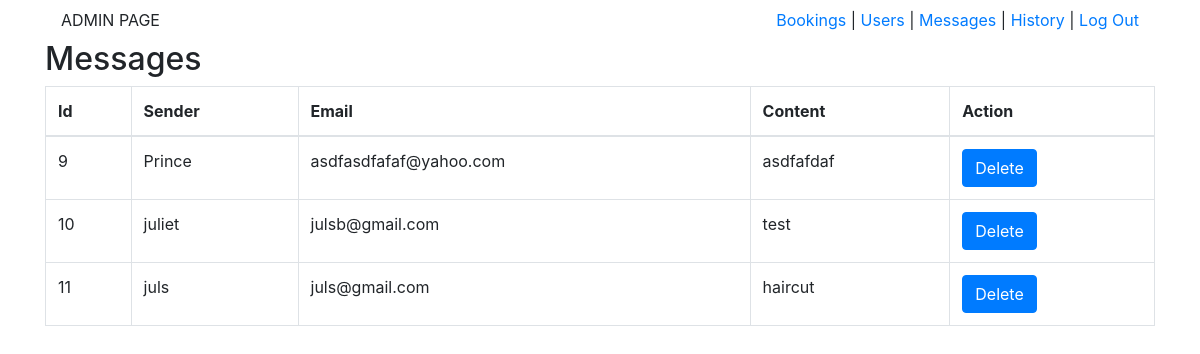
The page /admin/messages.php on the database as committed earlier.
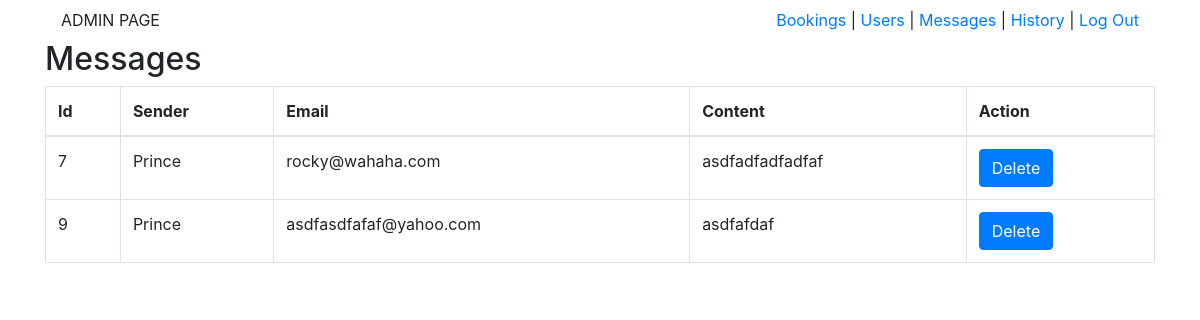
The same page on the database as committed later.
### tables this page shows
CREATE TABLE `tbl_messages` (
  `mess_id` int NOT NULL,
  `mess_sender` varchar(20) NOT NULL,
  `mess_email` varchar(30) NOT NULL,
  `mess_content` longblob NOT NULL
);

### admin/messages.php (the view, shortened to what this page needs)
<?php
include "connection.php";
?>
<!DOCTYPE html>
<html lang="en">
<head>
    <link href="https://stackpath.bootstrapcdn.com/bootstrap/4.5.2/css/bootstrap.min.css" rel="stylesheet">
</head>
<body>
    <div class="container">
        <nav class="navbar">
            <div class="nav-item">ADMIN PAGE</div>
            <div class="nav-item"><a href  ="adminpage.php">Bookings</a> | <a href="users.php">Users</a> | <a href="messages.php">Messages</a> | <a href="history.php">History</a> | <a href="logout.php">Log Out</a></div>
        </nav>
        <div class="h2">
            Messages
        </div>
        <div>
            <?php
                $selectAllMessages = "SELECT * FROM tbl_messages ORDER BY mess_id";
                $query = mysqli_query($conn, $selectAllMessages);
                if ($query) {
                    echo '<table class="table table-bordered" id="bookingTable">
                            <thead>
                                <tr>
                                    <th>Id</th>
                                    <th>Sender</th>
                                    <th>Email</th>
                                    <th>Content</th>
                                    <th>Action</th>
                                </tr>
                            </thead>
                            <tbody>';
                    while ($row = mysqli_fetch_array($query)) {
                        echo '<tr>';
                        echo '<td>' . $row["mess_id"] . '</td>';
                        echo '<td>' . $row["mess_sender"] . '</td>';
                        echo '<td>' . $row["mess_email"] . '</td>';
                        echo '<td>' . $row["mess_content"] . '</td>';
                        echo '<td>' . "<div class='btn delete-btn btn-primary' data-id='" . $row["mess_id"] . "'>Delete</div>" . '</td>';
                        echo '</tr>';
                    }
                    echo '</tbody></table>';
                }
            ?>
        </div>
    </div>
</body>
</html>

Rows that differ between the two databases and show on the page:
removed tbl_messages: mess_id "10", mess_sender "juliet", mess_email "julsb@gmail.com", mess_content "test"
removed tbl_messages: mess_id "11", mess_sender "juls", mess_email "juls@gmail.com", mess_content "haircut"
added tbl_messages: mess_id "7", mess_sender "Prince", mess_email "rocky@wahaha.com", mess_content "asdfadfadfadfaf"
